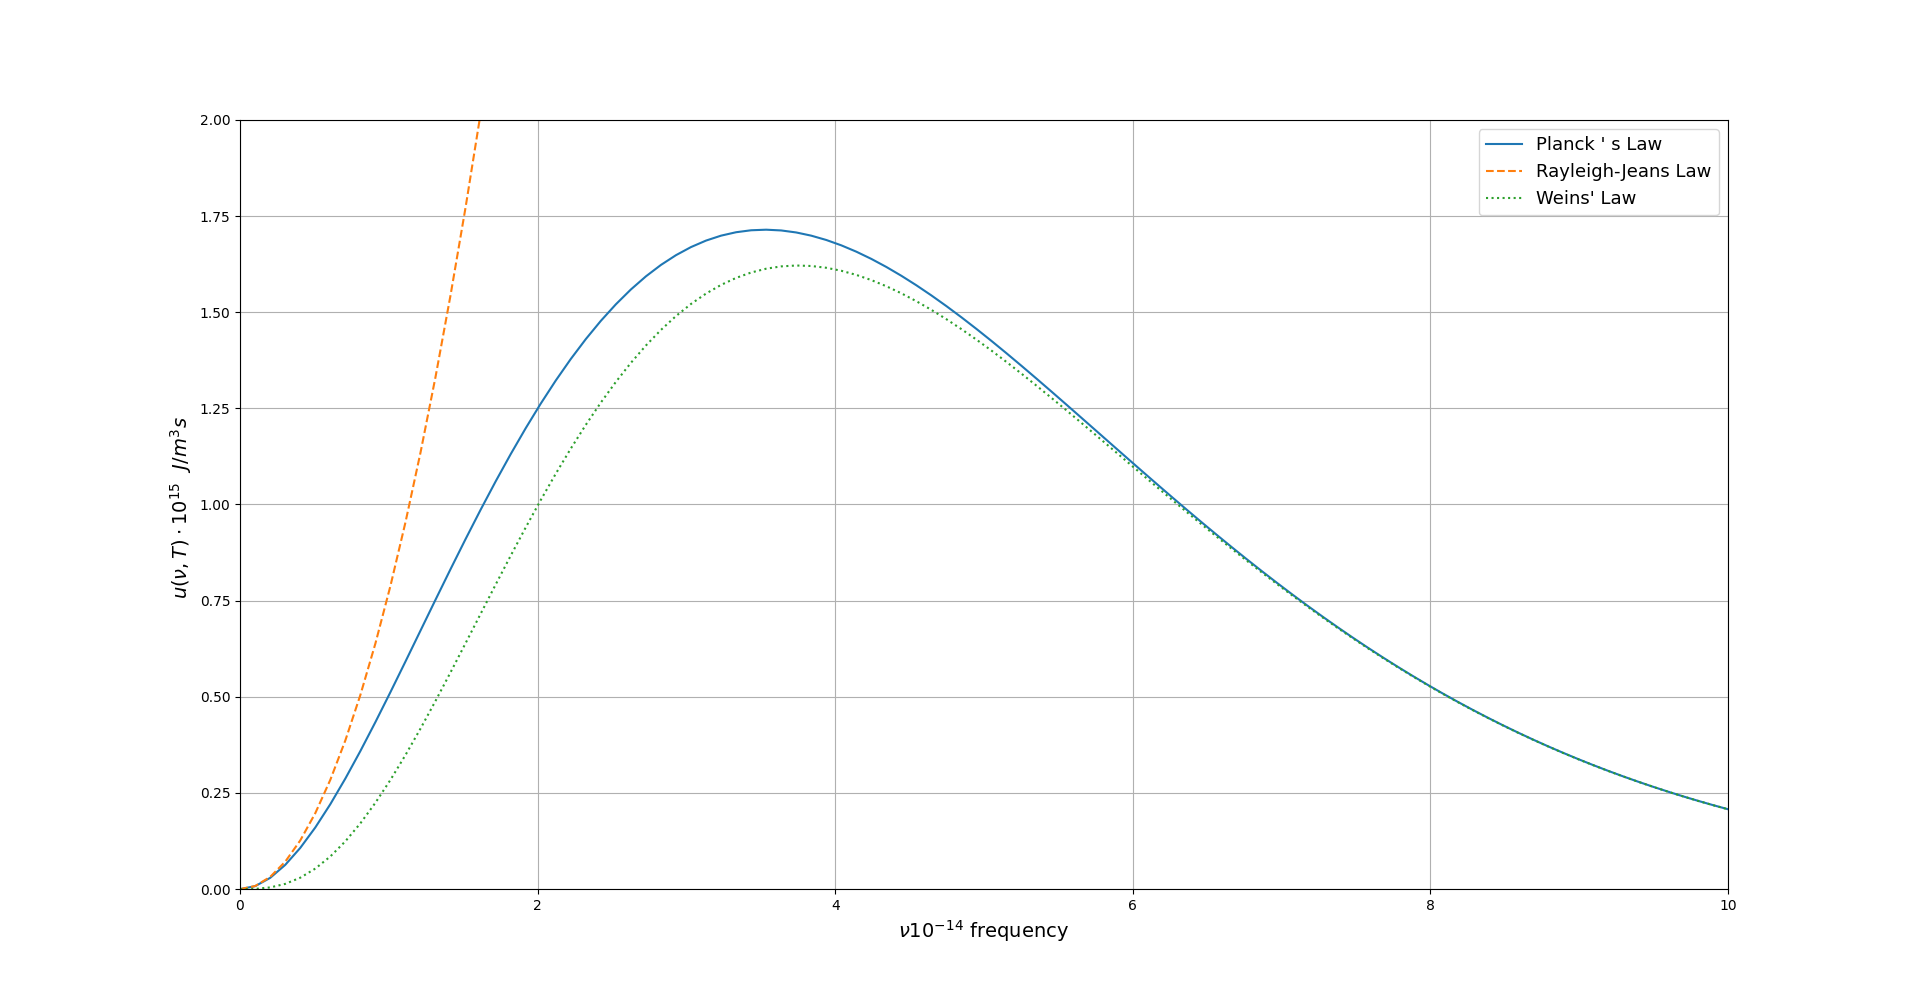

Reproduce this figure in Python.
#To do:
# Plot enrgy/vol-frq
# Plot energy/vol

from cProfile import label
import numpy as np
import matplotlib.pyplot as plt
import scipy as sp

#constants actual
c = 3*10**8 # m/s
h = 6.626*(10**(-34)) # J-s
k = 1.381*10**(-23) #J/K
lamb_max = 2000 # nm 
nu_max = 10
beta = h*c/k
T1 = 2000 # K
T2 = 4000 # K
T3 = 6000 # K



def  planck_dist_lamb(lamb,T):
    cons = 8*np.pi*h
    return cons/((lamb**3)*(np.exp(h*c/(lamb*k*T))-1))

def  planck_dist_nu(nu,T):
    cons = 8*np.pi*h
    return (cons*(nu/c)**3)/(np.exp(h*nu/(k*T))-1)

def r_j_dist_nu(nu,T):
    return (8*np.pi*k*T*nu**2)/c**3

def wein_dist_nu(nu,T):
    cons = 8*np.pi*h
    return (cons*(nu/c)**3)/np.exp(h*nu/(k*T))
# lamb_array = np.linspace(10**-2,lamb_max,1000)


#------------Placnck--------------------------------------------------
nu_array = 10**14*np.linspace(0.001,nu_max,100)
plt.xlim((0,nu_max))
plt.ylim((0,2))

#----------------------Planck's law--------------
# plt.plot(nu_array/10**14,10**15*planck_dist_nu(nu_array,T1))
# plt.plot(nu_array/10**14,10**15*planck_dist_nu(nu_array,T2))
plt.plot(nu_array/10**14,10**15*planck_dist_nu(nu_array,T3),label='Planck \' s Law')
# -----------------------------------------------

#-----------Rayleigh_jeans----------------------
# plt.plot(nu_array/10**14,10**15*r_j_dist_nu(nu_array,T1),ls='--')
# plt.plot(nu_array/10**14,10**15*r_j_dist_nu(nu_array,T2),ls='--')
plt.plot(nu_array/10**14,10**15*r_j_dist_nu(nu_array,T3),ls='--',label='Rayleigh-Jeans Law')

#----------Wein-----------------------------------
# plt.plot(nu_array/10**14,10**15*wein_dist_nu(nu_array,T1),ls=':')
# plt.plot(nu_array/10**14,10**15*wein_dist_nu(nu_array,T2),ls=':')
plt.plot(nu_array/10**14,10**15*wein_dist_nu(nu_array,T3),ls=':',label='Weins\' Law')
#-------------------------------------------------


# plt.rcParams['text.usetex'] = True
plt.rcParams['font.size'] = '13'
plt.grid(True)
plt.xlabel(r'$\nu 10^{-14}  $ frequency',fontsize=14)
plt.ylabel(r'$u(\nu ,T) \cdot 10^{15}  \ \ J / {m^3 s} $  ',fontsize=14)
plt.legend()
plt.show()
